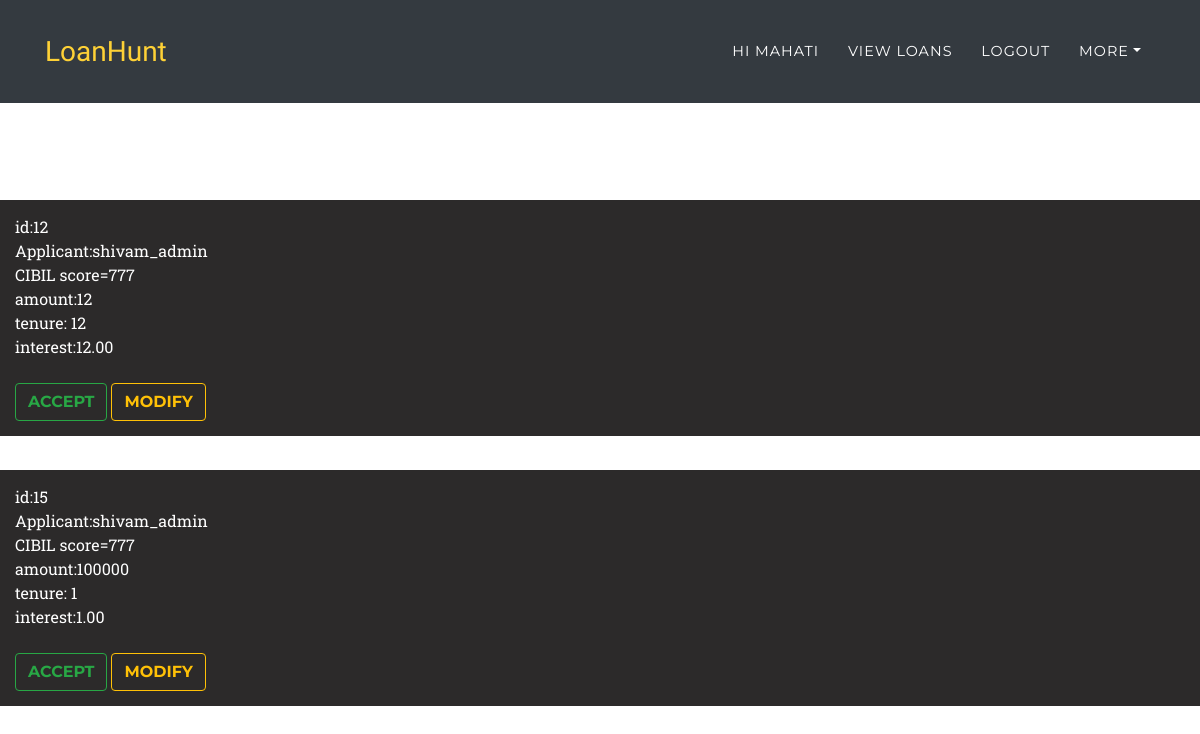
Before: /loan/loan_view (signed in) with the older database file.
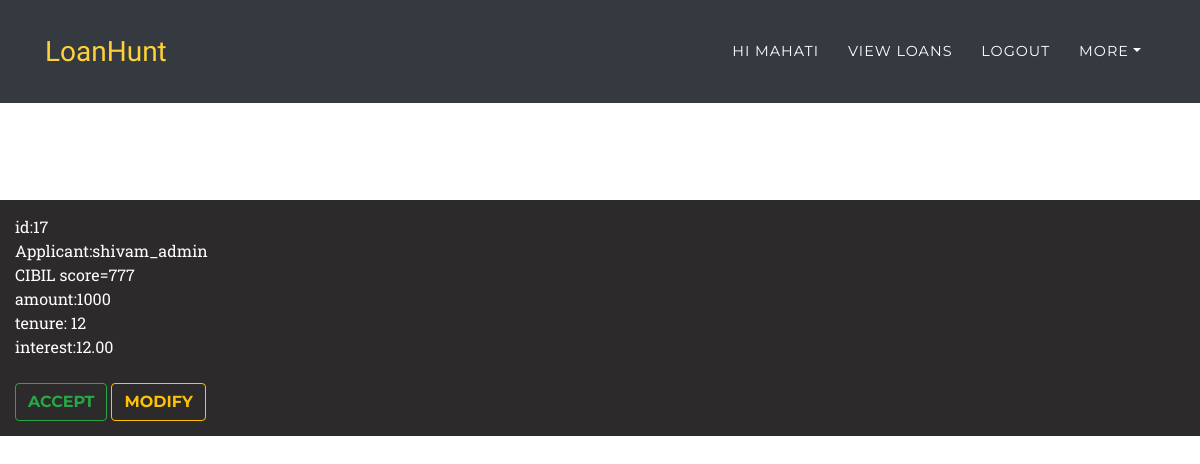
After: the same page with the newer database file.
### loans/models.py (models this page shows, shortened)
class loans(models.Model):
    applicant=models.ForeignKey(User,on_delete=models.CASCADE,null=True,blank=True)
    lender=models.ForeignKey(User,on_delete=models.CASCADE,null=True,blank=True,related_name='lender_user')
    applied_date=models.DateTimeField(default=datetime.now)
    accepted_date=models.DateTimeField(null=True,blank=True)
    status=models.BooleanField(default=False)
    amt=models.IntegerField()
    tenure=models.IntegerField()
    interest=models.DecimalField(decimal_places=2,max_digits=4)

### BankProfile/models.py (models this page shows, shortened)
class bank_profile(models.Model):
    user=models.OneToOneField(User,on_delete=models.CASCADE,null=True)
    Aadhar = models.FileField(upload_to='Aadhar/',null=True)
    Pan = models.FileField(upload_to='Pan/',null=True)
    Salary = models.FileField(upload_to='Salary/',null=True)
    Bank=models.CharField(max_length=30,null=True)
    DUE=models.IntegerField(null=True)
    CUR=models.FloatField(null=True)
    Credit_duration=models.IntegerField(null=True)
    CTC=models.IntegerField(null=True)
    CIBIL=models.IntegerField(null=True,default=0)

### loans/views.py (the view)
# urls.py: path('loan/loan_view',loan_views.loan_view,name="loan_view"),
@login_required
def loan_view(request):
    loan=loans.objects.all()
    l=[]
    for i in loan:
        if i.applicant!=request.user and (not i.status):
            l.append(i)
    context={'loans':l}
    return render(request,'loans/loan_view.html',context)

### template/loans/loan_view.html
{% extends 'index.html' %}
{% block content %}
<div class="loan_applied">
    {% for i in loans %}
    <div class="item">
        id:{{ i.pk }}<br>
        Applicant:{{ i.applicant }}<br>
        {% if i.applicant.bank_profile.CIBIL %}
        CIBIL score={{ i.applicant.bank_profile.CIBIL }}<br>
        {% else %}
        CIBIL score:0<br>
        {% endif %}
        amount:{{ i.amt }}<br>
        tenure: {{ i.tenure }}<br>
        interest:{{ i.interest }}<br><br>
        <a href="{% url 'loan_accept' i.pk %}"><button type="submit" class="btn btn-outline-success">ACCEPT</button></a>
        <a href="{% url 'loan_modify_request' i.pk %}"><button type="submit" class="btn btn-outline-warning">MODIFY</button></a>
    </div><br>
    {% endfor %}
</div>
{% endblock content %}

### template/index.html (shortened to what this page needs)
<!DOCTYPE html>
<html>
{% load static %}
<head>
    <link rel="stylesheet" href="{% static 'assets/bootstrap/css/bootstrap.min.css' %}">
    <link rel="stylesheet" href="{% static 'assets/css/styles.css' %}">
    <link rel="stylesheet" href="{% static 'assets/fonts/font-awesome.min.css' %}">
</head>
<body id="page-top">
    <nav class="navbar navbar-dark navbar-expand-lg fixed-top bg-dark" id="mainNav">
        <div class="container"><a class="navbar-brand" href="{% url 'home' %}">LoanHunt</a>
            <div class="collapse navbar-collapse" id="navbarResponsive">
                <ul class="nav navbar-nav ml-auto text-uppercase">
                    {% if not user.is_authenticated %}
                    <li class="nav-item" role="presentation"><a class="nav-link js-scroll-trigger"
                            href="{% url 'register' %}">signup</a></li>
                    <li class="nav-item" role="presentation"><a class="nav-link js-scroll-trigger"
                            href="{% url 'login' %}">signin</a></li>
                    {% else %}
                    <li class="nav-item" role="presentation"><a class="nav-link js-scroll-trigger"
                            href="{% url 'user_profile' %}">Hi {{ user.username }}</a></li>
                    <li class="nav-item" role="presentation"><a class="nav-link js-scroll-trigger"
                            href="{% url 'loan_view' %}">view loans</a></li>
                    <li class="nav-item" role="presentation"><a class="nav-link js-scroll-trigger"
                            href="{% url 'logout' %}">logout</a></li>
                    <li class="nav-item dropdown "><a class="dropdown-toggle nav-link" data-toggle="dropdown"
                            aria-expanded="true" href="#">more</a>
                    </li>
                    {% endif %}
                </ul>
            </div>
            </div>
    </nav>
    {% block content %}
    {% endblock content %}
</body>
</html>

### static/assets/css/styles.css (style rules this page uses)
.loan_applied { display:"flex"; flex-direction:"column"; margin-top:200px; }
.item { padding:15px; background-color: rgb(44, 42, 42); color:white; margin-bottom: 10px; }

Changed rows visible on the page:
removed loans: pk "12", applicant "shivam_admin", applicant.bank_profile.CIBIL "777", amt "12", tenure "12", interest "12.00"
removed loans: pk "15", applicant "shivam_admin", applicant.bank_profile.CIBIL "777", amt "100000", tenure "1", interest "1.00"
added loans: pk "17", applicant "shivam_admin", applicant.bank_profile.CIBIL "777", amt "1000", tenure "12", interest "12.00"
